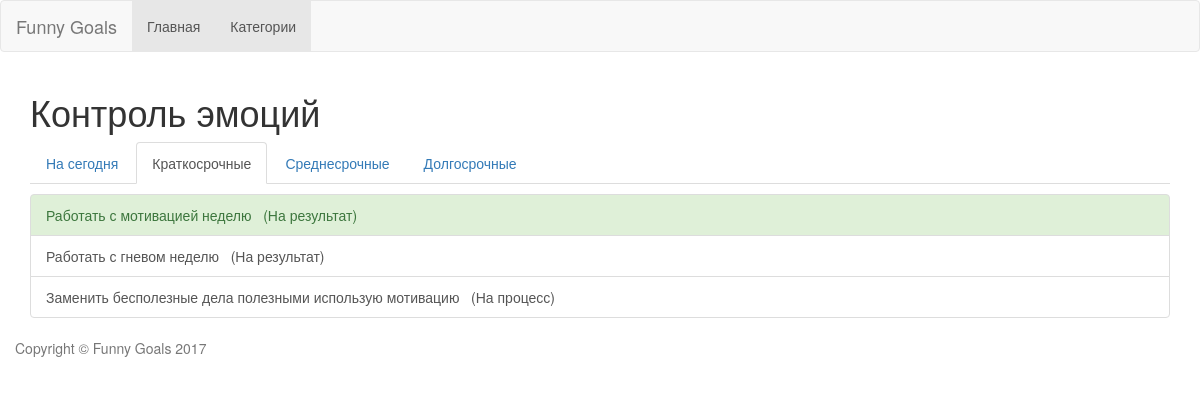
Page /goals/goal/list/3/SH/ on the committed database.
### goal_app/models.py (models this page shows, shortened)
class Category(models.Model):
    name = models.CharField(max_length=32, unique=True)
    in_future = models.BooleanField(default=False)
    in_future_reason = models.TextField(blank=True)
    priority = models.PositiveIntegerField(default=0)
    class Meta:
        ordering = ["priority"]

class Goal(models.Model):
    name = models.CharField(max_length=64)
    is_success = models.BooleanField(default=False)
    in_control = models.BooleanField(default=False)
    refs_in_control = models.ManyToManyField('self', null=True, blank=True)
    is_personal = models.BooleanField(default=False)
    def has_refs_in_control(self):
        return self.in_control or bool(self.refs_in_control.all())
    TODAY = 'TD'
    SHORT = 'SH'
    MIDDLE = 'MD'
    LONG = 'LG'
    BY_TIME = (
        (TODAY, 'На сегодня'),
        (SHORT, 'Краткосрочные'),
        (MIDDLE, 'Среднесрочные'),
        (LONG, 'Долгострочные')
    )
    by_time = models.CharField(max_length=2, choices=BY_TIME)
    RESULT = 'R'
    PROCESS = 'P'
    BY_TYPE = (
        (RESULT, 'На результат'),
        (PROCESS, 'На процесс')
    )
    by_type = models.CharField(max_length=1, choices=BY_TYPE)
    def get_type(self):
        for t in self.BY_TYPE:
            if t[0] == self.by_type:
                return t[1]
    why_important = models.TextField(blank=True)
    category = models.ForeignKey(Category)

### goal_app/views.py (the view)
# urls.py: url(r'^goal/list/(?P<category_id>\d+)/(?P<goal_time>\w{2})/$', GoalListView.as_view(), name='goal_list'),
class GoalListView(ListView):
    template_name = 'goal_list.html'
    model = Goal
    def get(self, request, *args, **kwargs):
        self.category = get_object_or_404(Category, pk=kwargs.get('category_id'))
        self.goal_time = kwargs.get('goal_time')
        return super().get(request, *args, **kwargs)
    def get_context_data(self, **kwargs):
        context = super().get_context_data(*kwargs)
        context['category'] = self.category
        context['tm'] = self.goal_time
        return context
    def get_queryset(self):
        qs = Goal.objects.filter(category = self.category, by_time=self.goal_time)
        return qs

### goal_app/templates/goal_list.html (shortened to what this page needs)
{% extends "main_list.html" %}
{% block caption %}
    <h1>{{category.name}}</h1>
    <ul class="nav nav-tabs">
      <li {% if tm == 'TD' %}class="active"{% endif %}>
          <a href="{% url 'goal_list' category_id=category.pk goal_time='TD' %}">На сегодня</a>
      </li>
      <li {% if tm == 'SH' %}class="active"{% endif %}>
          <a href="{% url 'goal_list' category_id=category.pk goal_time='SH' %}">Краткосрочные</a>
      </li>
      <li {% if tm == 'MD' %}class="active"{% endif %}>
          <a href="{% url 'goal_list' category_id=category.pk goal_time='MD' %}">Среднесрочные</a>
      </li>
      <li {% if tm == 'LG' %}class="active"{% endif %}>
          <a href="{% url 'goal_list' category_id=category.pk goal_time='LG' %}">Долгосрочные</a>
      </li>
    </ul>
{% endblock %}
{% block object %}
    <a href="{% url 'goal' pk=object.pk %}"
       class="list-group-item
    {% if object.is_success %}
        list-group-item-success
    {% elif not object.has_refs_in_control %}
        list-group-item-warning
    {% endif %}"
    >
        {{object.name}} &nbsp;
        ({{object.get_type}})
    </a>
{% endblock %}

### rows in the picture
Category: name "Контроль эмоций"
Goal: name "Работать с мотивацией неделю", get_type "На результат"
Goal: name "Работать с гневом неделю", get_type "На результат"
Goal: name "Заменить бесполезные дела полезными использую мотивацию", get_type "На процесс"
